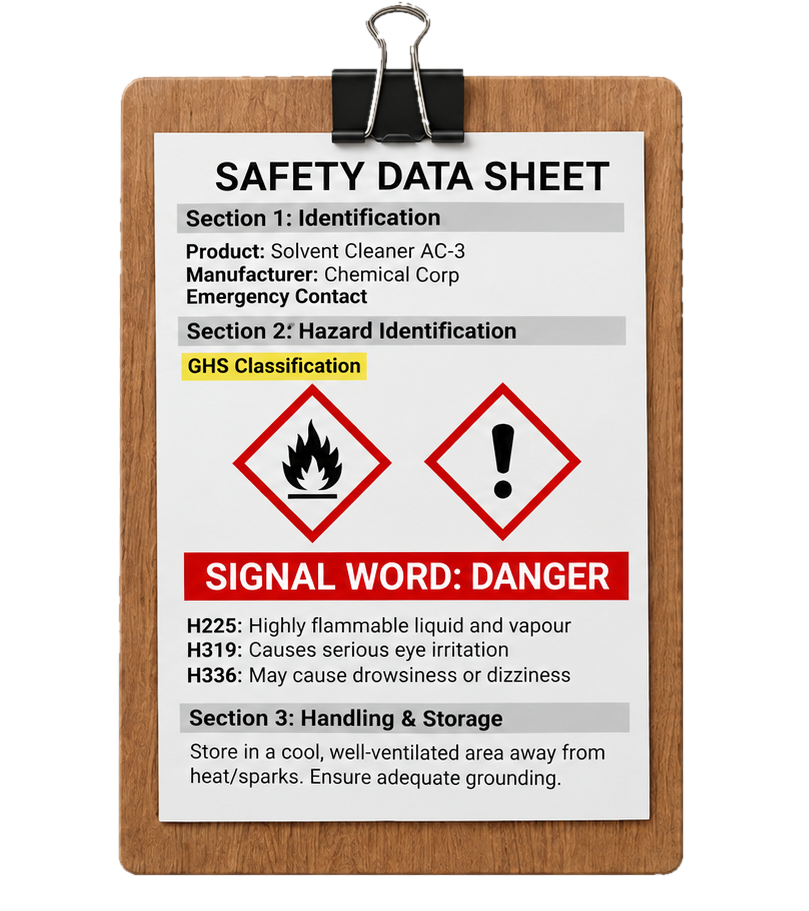
#> input picture Assets/Art/Presentable/2D/Designer/SDS in Clipboard.png, 809 x 911 px
$ python prepare_sc13_18_clipboard.py
#> lines starting #> are read from the running program, lines starting #| are printed output that depends on the picture; after the words box and inside, x2 and y2 are one past the last pixel; in counts of white or black regions, pixels touching at a corner belong together
"""Clipboard pictures of the safety data sheets of Scenarios 13-18 (the left-X-button clipboard, like every other scenario): WHITE paper on the board.

    python -X utf8 -I Tools/prepare_sc13_18_clipboard.py

Takes the designer's wooden clipboard with the black binder clip (Assets/Art/Presentable/2D/Designer/SDS in Clipboard.png), cuts the paper
sheet out of it and fits each SDS page on the board under the clip:
  * Scenarios 17 / 18: the client's original paper pictures (Assets/Art/Presentable/2D/ScCheck/SdsPaper/<SC>_sds{n}.png), as they are;
  * Scenarios 13-16: their sheets (Resources/ScCheck/sds1..3.png) are dark navy, so they are turned into black ink on white paper here
    (the pages themselves are unchanged, only the colours are inverted).
Output (loaded by ScCheckRunner.ClipSprite):
    Assets/Resources/ScCheck/clip_sds{n}.png            (13-16)
    Assets/Resources/ScCheck/SC17|SC18/clip_sds{n}.png
"""
import os

import numpy as np
from PIL import Image

ROOT = os.path.dirname(os.path.dirname(os.path.abspath(__file__)))
BASE = os.path.join(ROOT, "Assets", "Resources", "ScCheck")
PAPERDIR = os.path.join(ROOT, "Assets", "Art", "Presentable", "2D", "ScCheck", "SdsPaper")
BOARD = os.path.join(ROOT, "Assets", "Art", "Presentable", "2D", "Designer", "SDS in Clipboard.png")
PAPER = np.array([243.0, 242.0, 237.0])
INK = np.array([24.0, 24.0, 28.0])

board = Image.open(BOARD).convert("RGBA")
#> board is the input picture: PIL image 809x911 RGBA; mean R, G, B, A 209.6, 195.7, 189, 155.9
arr = np.asarray(board).astype(np.int32)
alpha = arr[..., 3]
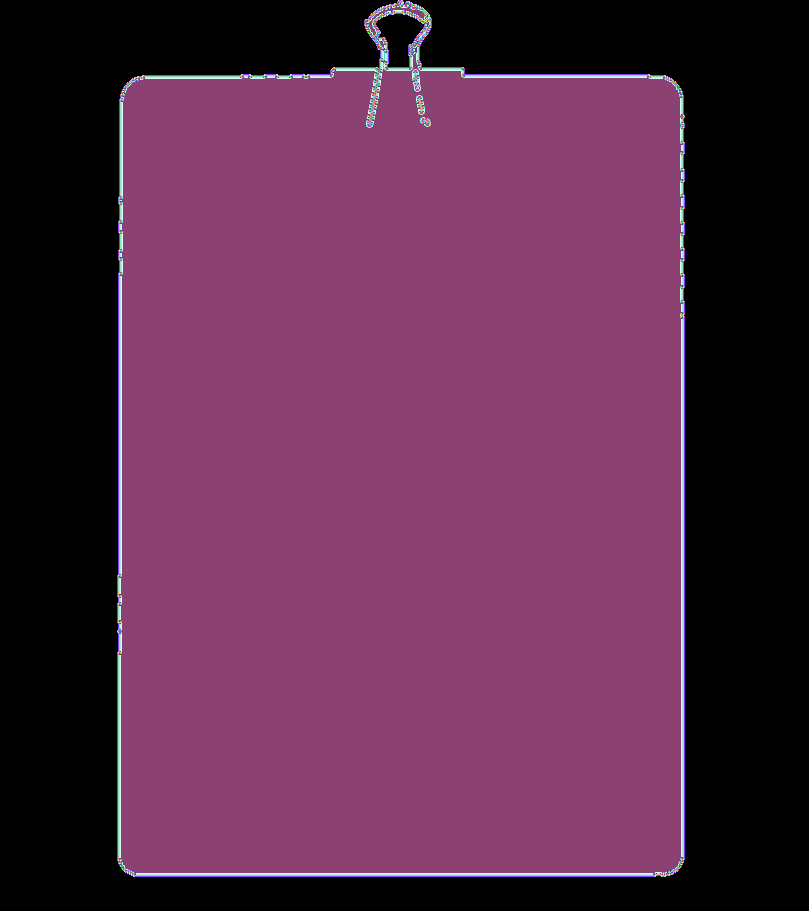
#> alpha: shape (911, 809) int32; 150 distinct labels, from 0 to 255; one colour per label, 0 black
mn = arr[..., :3].min(axis=2)
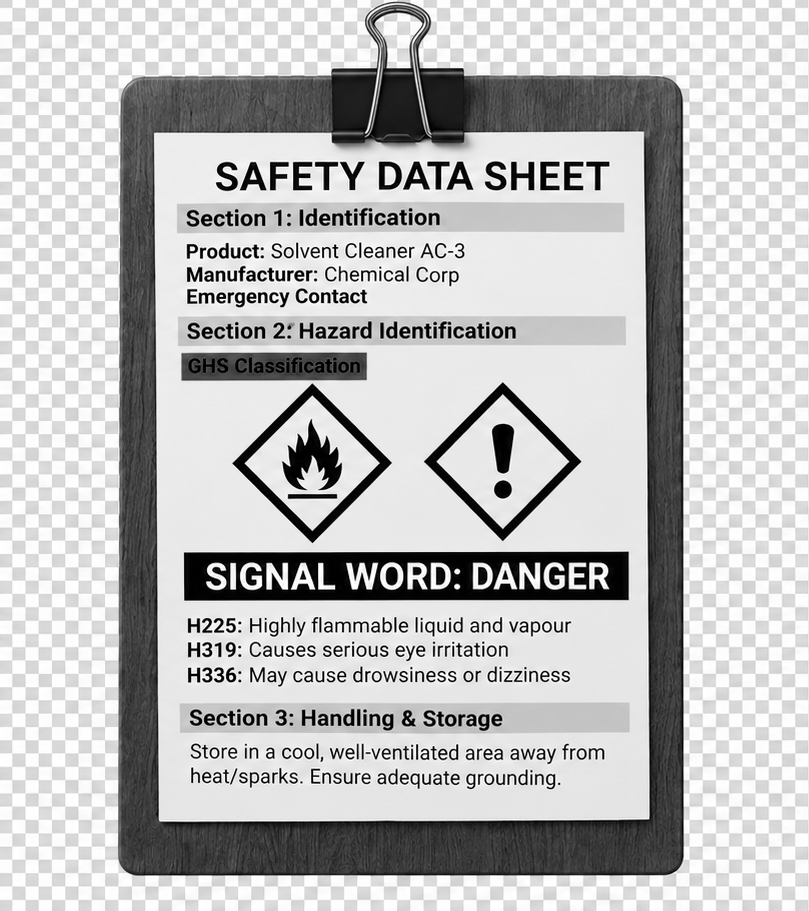
#> mn: shape (911, 809) int32; min 0, max 255, mean 188.6
mx = arr[..., :3].max(axis=2)
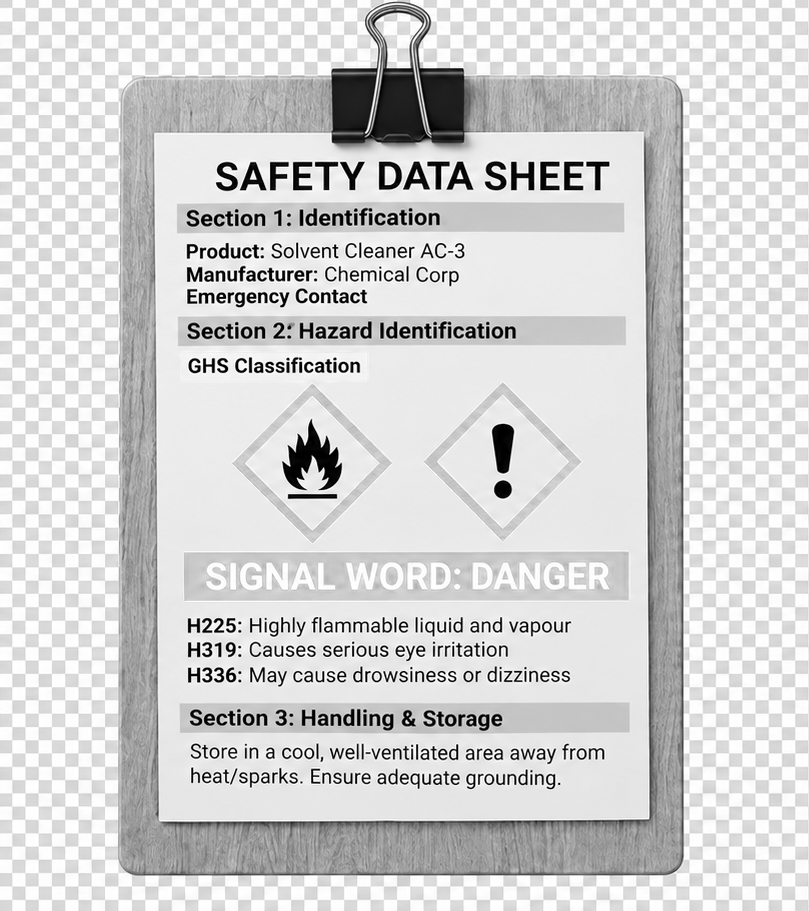
#> mx: shape (911, 809) int32; min 0, max 255, mean 209.9
paper = (alpha > 200) & (mn > 205) & ((mx - mn) < 40)
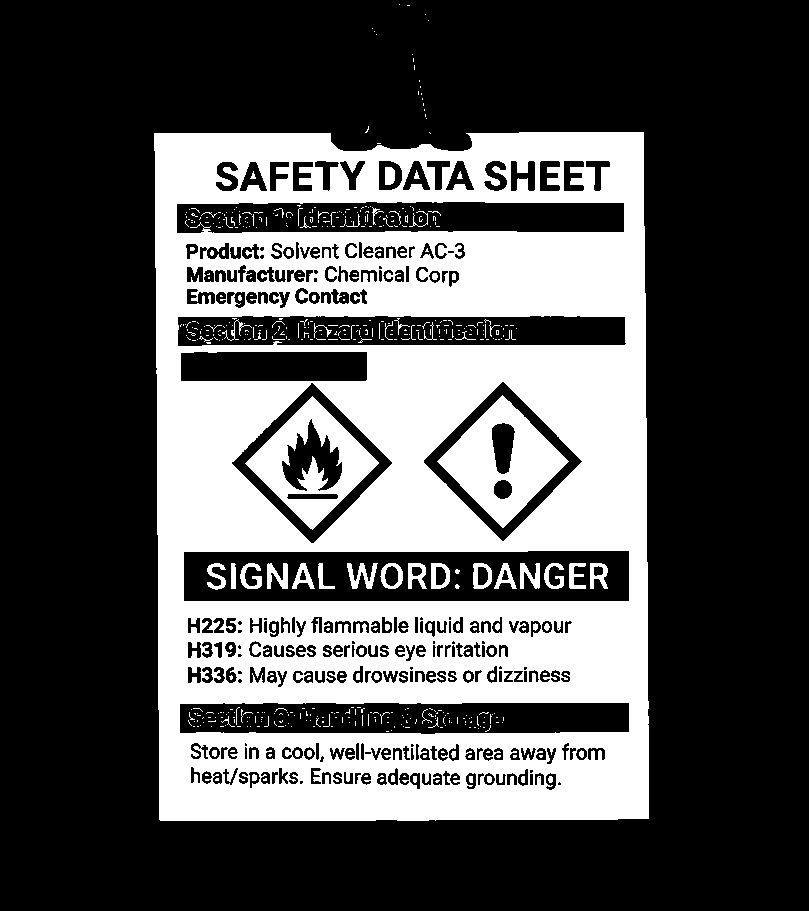
#> paper: shape (911, 809) bool; 32.8% white; 564 white regions (491 under 20 px), largest, box (x1, y1, x2, y2) and area: (154, 132, 649, 821) 218657, (437, 395, 569, 528) 7695, (245, 396, 379, 530) 6720
rows = np.where(paper.sum(axis=1) > board.width * 0.25)[0]
#> rows = 568 values from 133 to 820
cols = np.where(paper.sum(axis=0) > board.height * 0.25)[0]
#> cols = 492 values from 156 to 647
top, bottom, left, right = int(rows.min()), int(rows.max()), int(cols.min()), int(cols.max())
#> top = 133; bottom = 820; left = 156; right = 647
pw, ph = right - left + 1, bottom - top + 1
#> pw = 492; ph = 688
print("board", board.size, "paper box", (left, top, right, bottom), "size", pw, ph)
#| board (809, 911) paper box (156, 133, 647, 820) size 492 688

# the binder clip (dark) that overlaps the top edge of the paper, to be put back over the new sheet
dark = (mx < 95) & (alpha > 200)
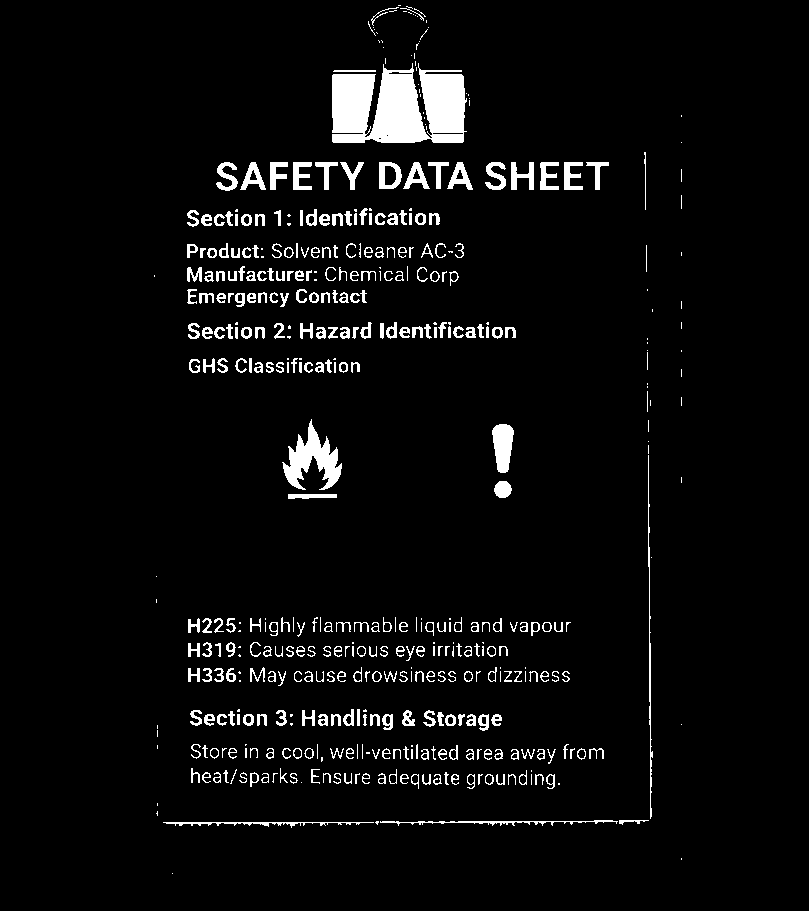
#> dark: shape (911, 809) bool; 4.7% white; 475 white regions (143 under 20 px), largest, box (x1, y1, x2, y2) and area: (332, 63, 467, 143) 8452, (282, 419, 342, 490) 1856, (492, 424, 514, 473) 794
clip_mask = np.zeros_like(dark)
cx0, cx1 = board.width // 2 - 130, board.width // 2 + 130
#> cx0 = 274; cx1 = 534
clip_mask[0:top + 16, cx0:cx1] = dark[0:top + 16, cx0:cx1]
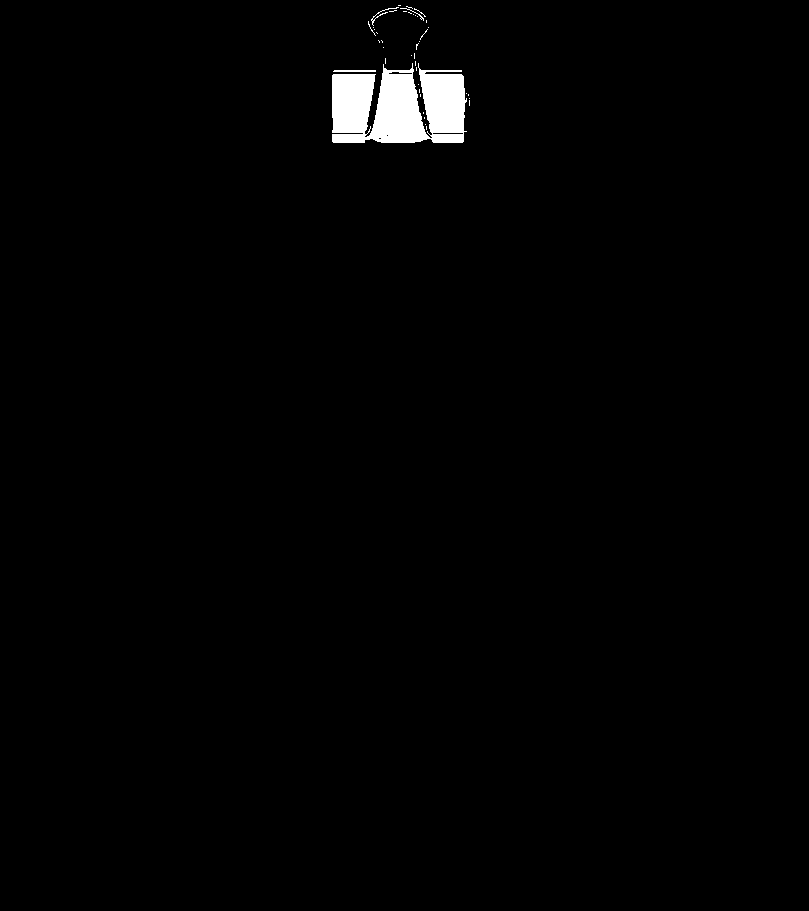
#> clip_mask: shape (911, 809) bool; 1.2% white; 41 white regions (37 under 20 px), largest, box (x1, y1, x2, y2) and area: (332, 63, 467, 143) 8452, (333, 70, 376, 72) 85, (371, 7, 399, 26) 61, (400, 8, 424, 21) 32
clip_img = Image.fromarray((clip_mask * 255).astype(np.uint8), "L")


def invert_to_paper(path):
    """Dark navy sheet -> black ink on white paper (luminance inversion, coloured fills turn into light grey)."""
#> (the run stopped early here; a loop or call above may not have finished)

$ run again, with Assets/Art/Presentable/2D/Designer/Frame_Curved.png copied over Assets/Art/Presentable/2D/Designer/SDS in Clipboard.png
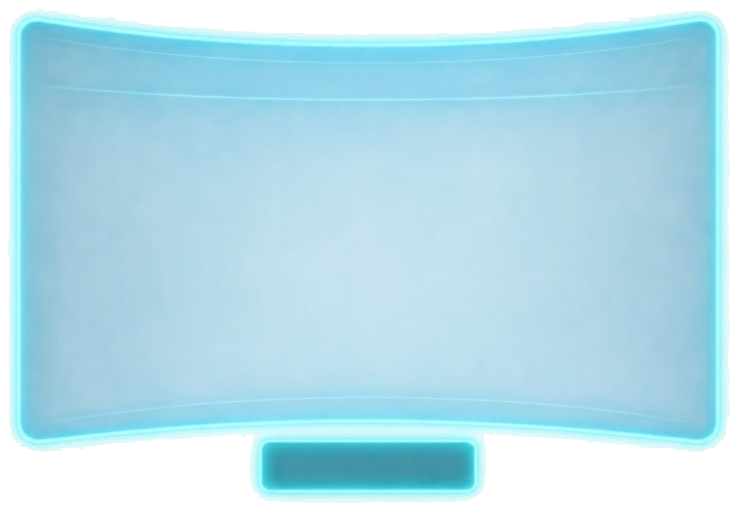
#> input picture Assets/Art/Presentable/2D/Designer/Frame_Curved.png, 738 x 511 px
#> board is the input picture: PIL image 738x511 RGBA; mean R, G, B, A 137.1, 179.1, 192.6, 212.2
#> `alpha = arr[..., 3]`:
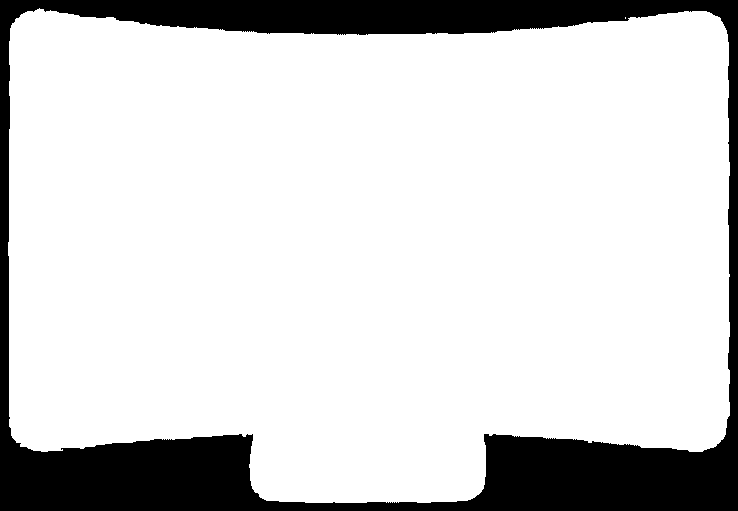
#> alpha: shape (511, 738) int32; 83.2% white; 1 black region, box (x1, y1, x2, y2) and area: (0, 0, 738, 511) 63246
#> `paper = (alpha > 200) & (mn > 205) & ((mx - mn) < 40)`:
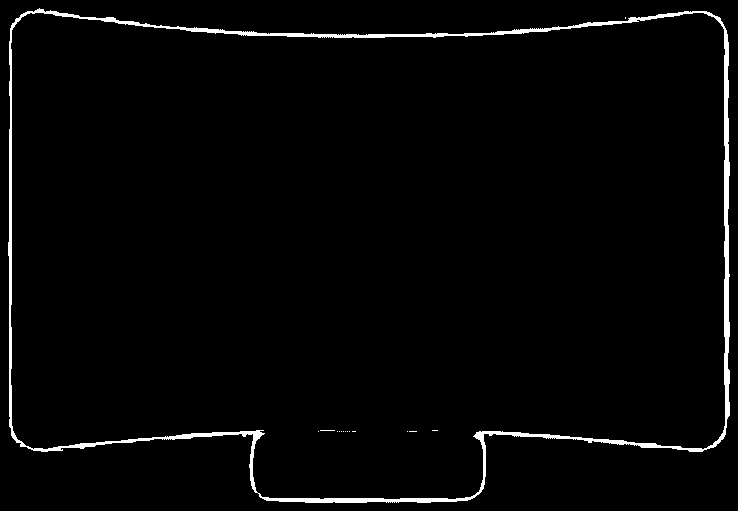
#> paper: shape (511, 738) bool; 2.3% white; 15 white regions (14 under 20 px), largest, box (x1, y1, x2, y2) and area: (8, 8, 730, 503) 8458
#> rows = [34, 35, 499, 500]
#> cols = [9, 10, 11, 724, 725, 726, 727, 728]
#> top = 34; bottom = 500; left = 9; right = 728
#> pw = 720; ph = 467
#| board (738, 511) paper box (9, 34, 728, 500) size 720 467
#> dark: shape (511, 738) bool; every value is 0
